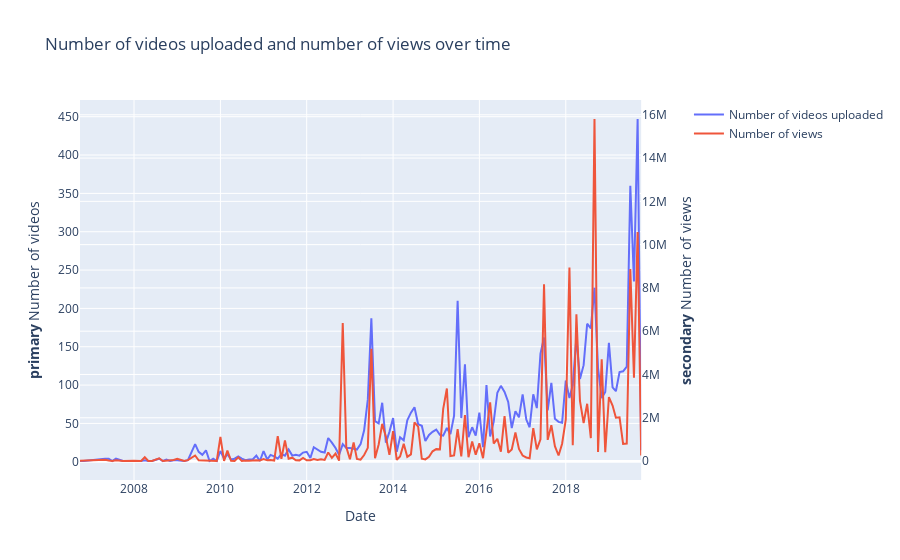

Notebook code cell kept with this figure:
### Code cell
path = '../datasets/sport/tennis/'
file_names = get_file_names(path)
df_tennis = create_df(path,file_names)
plot(df_tennis)

### Figure 1 — Plotly figure (JSON) as saved in the notebook; plotly's stock layout.template omitted (floating-point values rounded to 4 significant figures; data arrays with more than 128 entries replaced by an {"elided": "..."} marker saying what was removed)
{"data": [{"name": "Number of videos uploaded", "type": "scatter", "x": {"elided": "145 str values"}, "xaxis": "x", "y": {"elided": "145 int values"}, "yaxis": "y"}, {"name": "Number of views", "type": "scatter", "x": {"elided": "145 str values"}, "xaxis": "x", "y": {"elided": "145 int values"}, "yaxis": "y2"}], "layout": {"title": {"text": "Number of videos uploaded and number of views over time"}, "xaxis": {"anchor": "y", "domain": [0, 0.94], "title": {"text": "Date"}}, "yaxis": {"anchor": "x", "domain": [0, 1], "title": {"text": "<b>primary</b> Number of videos"}}, "yaxis2": {"anchor": "x", "overlaying": "y", "side": "right", "title": {"text": "<b>secondary</b> Number of views"}}}}
